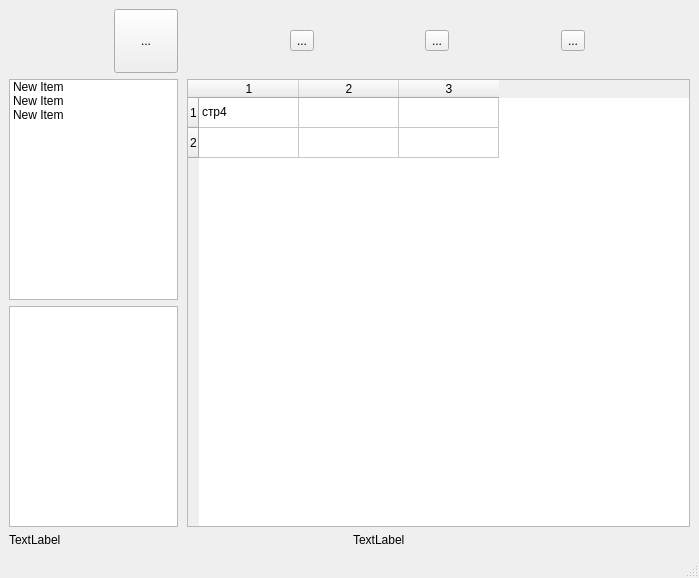
<?xml version="1.0" encoding="UTF-8"?>
<ui version="4.0">
 <class>MainWindow</class>
 <widget class="QMainWindow" name="MainWindow">
  <property name="geometry">
   <rect>
    <x>0</x>
    <y>0</y>
    <width>699</width>
    <height>578</height>
   </rect>
  </property>
  <property name="windowTitle">
   <string>MainWindow</string>
  </property>
  <property name="layoutDirection">
   <enum>Qt::LeftToRight</enum>
  </property>
  <widget class="QWidget" name="centralwidget">
   <layout class="QGridLayout" name="gridLayout_3">
    <item row="0" column="0">
     <layout class="QHBoxLayout" name="horizontalLayout">
      <item>
       <spacer name="horizontalSpacer">
        <property name="orientation">
         <enum>Qt::Horizontal</enum>
        </property>
        <property name="sizeHint" stdset="0">
         <size>
          <width>40</width>
          <height>20</height>
         </size>
        </property>
       </spacer>
      </item>
      <item>
       <widget class="QToolButton" name="toolButton">
        <property name="minimumSize">
         <size>
          <width>64</width>
          <height>64</height>
         </size>
        </property>
        <property name="text">
         <string>...</string>
        </property>
       </widget>
      </item>
      <item>
       <spacer name="horizontalSpacer_3">
        <property name="orientation">
         <enum>Qt::Horizontal</enum>
        </property>
        <property name="sizeHint" stdset="0">
         <size>
          <width>40</width>
          <height>20</height>
         </size>
        </property>
       </spacer>
      </item>
      <item>
       <widget class="QToolButton" name="toolButton_2">
        <property name="text">
         <string>...</string>
        </property>
       </widget>
      </item>
      <item>
       <spacer name="horizontalSpacer_4">
        <property name="orientation">
         <enum>Qt::Horizontal</enum>
        </property>
        <property name="sizeHint" stdset="0">
         <size>
          <width>40</width>
          <height>20</height>
         </size>
        </property>
       </spacer>
      </item>
      <item>
       <widget class="QToolButton" name="toolButton_3">
        <property name="text">
         <string>...</string>
        </property>
       </widget>
      </item>
      <item>
       <spacer name="horizontalSpacer_5">
        <property name="orientation">
         <enum>Qt::Horizontal</enum>
        </property>
        <property name="sizeHint" stdset="0">
         <size>
          <width>40</width>
          <height>20</height>
         </size>
        </property>
       </spacer>
      </item>
      <item>
       <widget class="QToolButton" name="toolButton_4">
        <property name="text">
         <string>...</string>
        </property>
       </widget>
      </item>
      <item>
       <spacer name="horizontalSpacer_2">
        <property name="orientation">
         <enum>Qt::Horizontal</enum>
        </property>
        <property name="sizeHint" stdset="0">
         <size>
          <width>40</width>
          <height>20</height>
         </size>
        </property>
       </spacer>
      </item>
     </layout>
    </item>
    <item row="2" column="0">
     <layout class="QHBoxLayout" name="horizontalLayout_2">
      <item>
       <widget class="QLabel" name="label">
        <property name="text">
         <string>TextLabel</string>
        </property>
       </widget>
      </item>
      <item>
       <widget class="QLabel" name="label_2">
        <property name="text">
         <string>TextLabel</string>
        </property>
       </widget>
      </item>
     </layout>
    </item>
    <item row="1" column="0">
     <layout class="QGridLayout" name="gridLayout_2" rowstretch="0" columnstretch="1,3">
      <item row="0" column="1">
       <widget class="QStackedWidget" name="stackedWidget">
        <property name="sizePolicy">
         <sizepolicy hsizetype="Expanding" vsizetype="Expanding">
          <horstretch>0</horstretch>
          <verstretch>0</verstretch>
         </sizepolicy>
        </property>
        <property name="layoutDirection">
         <enum>Qt::LeftToRight</enum>
        </property>
        <property name="frameShape">
         <enum>QFrame::NoFrame</enum>
        </property>
        <property name="currentIndex">
         <number>1</number>
        </property>
        <widget class="QWidget" name="page">
         <layout class="QGridLayout" name="gridLayout">
          <property name="leftMargin">
           <number>3</number>
          </property>
          <property name="topMargin">
           <number>0</number>
          </property>
          <property name="rightMargin">
           <number>0</number>
          </property>
          <property name="bottomMargin">
           <number>0</number>
          </property>
          <property name="spacing">
           <number>0</number>
          </property>
          <item row="0" column="0">
           <widget class="QTableWidget" name="tableWidget">
            <property name="rowCount">
             <number>1</number>
            </property>
            <property name="columnCount">
             <number>5</number>
            </property>
            <attribute name="horizontalHeaderVisible">
             <bool>false</bool>
            </attribute>
            <attribute name="horizontalHeaderHighlightSections">
             <bool>true</bool>
            </attribute>
            <attribute name="verticalHeaderHighlightSections">
             <bool>true</bool>
            </attribute>
            <row/>
            <column/>
            <column/>
            <column/>
            <column/>
            <column/>
            <item row="0" column="0">
             <property name="text">
              <string>стр1</string>
             </property>
            </item>
           </widget>
          </item>
         </layout>
        </widget>
        <widget class="QWidget" name="page_4">
         <layout class="QGridLayout" name="gridLayout_5">
          <property name="leftMargin">
           <number>3</number>
          </property>
          <property name="topMargin">
           <number>0</number>
          </property>
          <property name="rightMargin">
           <number>0</number>
          </property>
          <property name="bottomMargin">
           <number>0</number>
          </property>
          <item row="0" column="0">
           <widget class="QTableWidget" name="tableWidget_3">
            <property name="rowCount">
             <number>2</number>
            </property>
            <property name="columnCount">
             <number>3</number>
            </property>
            <row/>
            <row/>
            <column/>
            <column/>
            <column/>
            <item row="0" column="0">
             <property name="text">
              <string>стр4</string>
             </property>
            </item>
           </widget>
          </item>
         </layout>
        </widget>
        <widget class="QWidget" name="page_3">
         <layout class="QGridLayout" name="gridLayout_6">
          <property name="leftMargin">
           <number>3</number>
          </property>
          <property name="topMargin">
           <number>0</number>
          </property>
          <property name="rightMargin">
           <number>0</number>
          </property>
          <property name="bottomMargin">
           <number>0</number>
          </property>
          <item row="0" column="0">
           <widget class="QTextEdit" name="textEdit">
            <property name="html">
             <string>&lt;!DOCTYPE HTML PUBLIC &quot;-//W3C//DTD HTML 4.0//EN&quot; &quot;http://www.w3.org/TR/REC-html40/strict.dtd&quot;&gt;
&lt;html&gt;&lt;head&gt;&lt;meta name=&quot;qrichtext&quot; content=&quot;1&quot; /&gt;&lt;style type=&quot;text/css&quot;&gt;
p, li { white-space: pre-wrap; }
&lt;/style&gt;&lt;/head&gt;&lt;body style=&quot; font-family:'MS Shell Dlg 2'; font-size:8.25pt; font-weight:400; font-style:normal;&quot;&gt;
&lt;p style=&quot; margin-top:0px; margin-bottom:0px; margin-left:0px; margin-right:0px; -qt-block-indent:0; text-indent:0px;&quot;&gt;стр3&lt;/p&gt;&lt;/body&gt;&lt;/html&gt;</string>
            </property>
           </widget>
          </item>
         </layout>
        </widget>
        <widget class="QWidget" name="page_2">
         <layout class="QGridLayout" name="gridLayout_4">
          <property name="leftMargin">
           <number>0</number>
          </property>
          <property name="topMargin">
           <number>0</number>
          </property>
          <property name="rightMargin">
           <number>3</number>
          </property>
          <property name="bottomMargin">
           <number>0</number>
          </property>
          <property name="verticalSpacing">
           <number>0</number>
          </property>
          <item row="0" column="0">
           <widget class="QTableWidget" name="tableWidget_2">
            <property name="rowCount">
             <number>2</number>
            </property>
            <property name="columnCount">
             <number>6</number>
            </property>
            <row/>
            <row/>
            <column/>
            <column/>
            <column/>
            <column/>
            <column/>
            <column/>
            <item row="0" column="0">
             <property name="text">
              <string>стр2</string>
             </property>
            </item>
           </widget>
          </item>
         </layout>
        </widget>
       </widget>
      </item>
      <item row="0" column="0">
       <layout class="QVBoxLayout" name="verticalLayout" stretch="0,0">
        <item>
         <widget class="QListWidget" name="listWidget">
          <item>
           <property name="text">
            <string>New Item</string>
           </property>
          </item>
          <item>
           <property name="text">
            <string>New Item</string>
           </property>
          </item>
          <item>
           <property name="text">
            <string>New Item</string>
           </property>
          </item>
         </widget>
        </item>
        <item>
         <widget class="QListView" name="listView_2"/>
        </item>
       </layout>
      </item>
     </layout>
    </item>
   </layout>
  </widget>
  <widget class="QMenuBar" name="menubar">
   <property name="geometry">
    <rect>
     <x>0</x>
     <y>0</y>
     <width>699</width>
     <height>21</height>
    </rect>
   </property>
  </widget>
  <widget class="QStatusBar" name="statusbar"/>
 </widget>
 <resources/>
 <connections/>
</ui>
